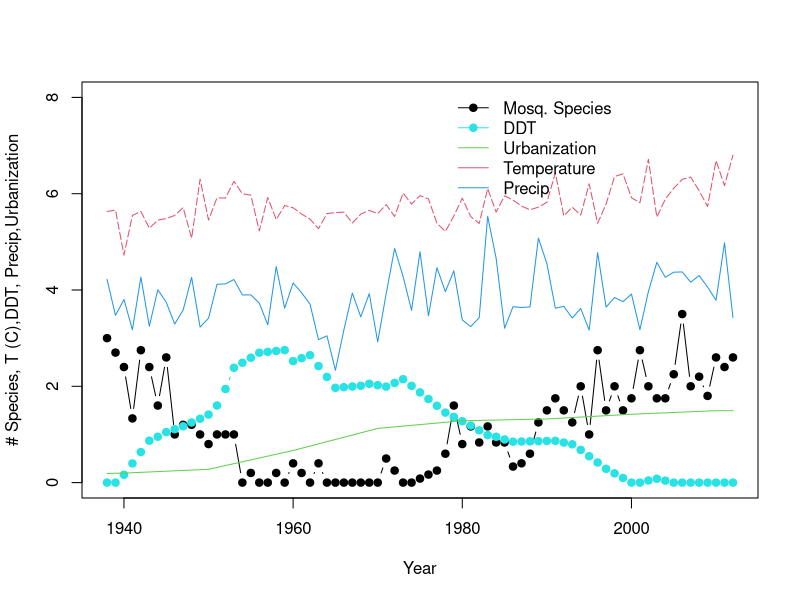
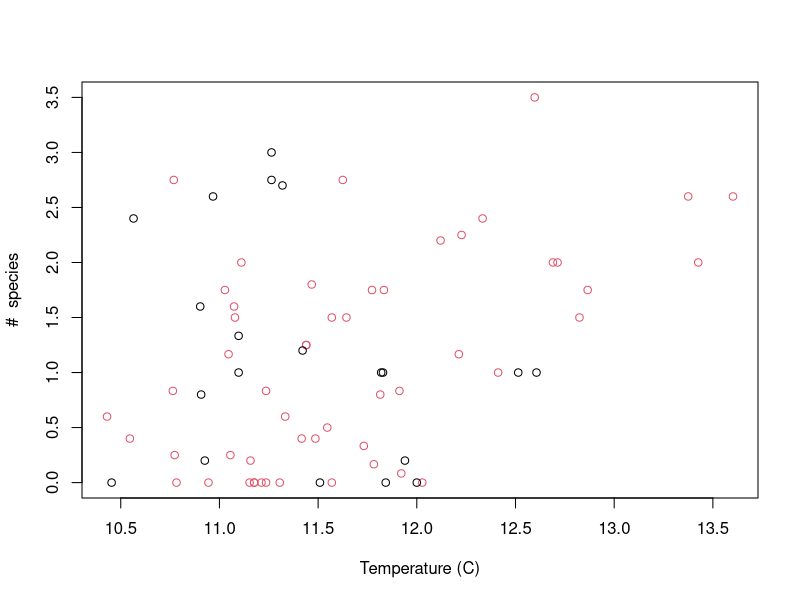
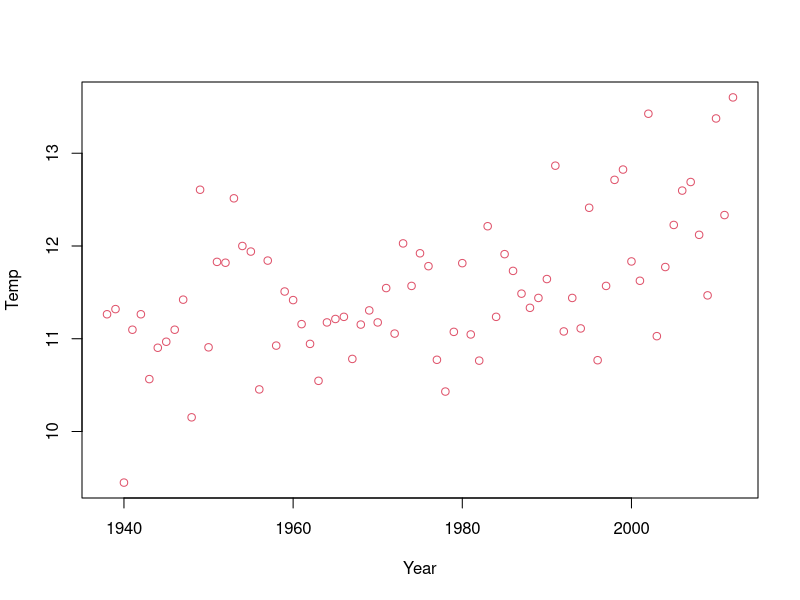
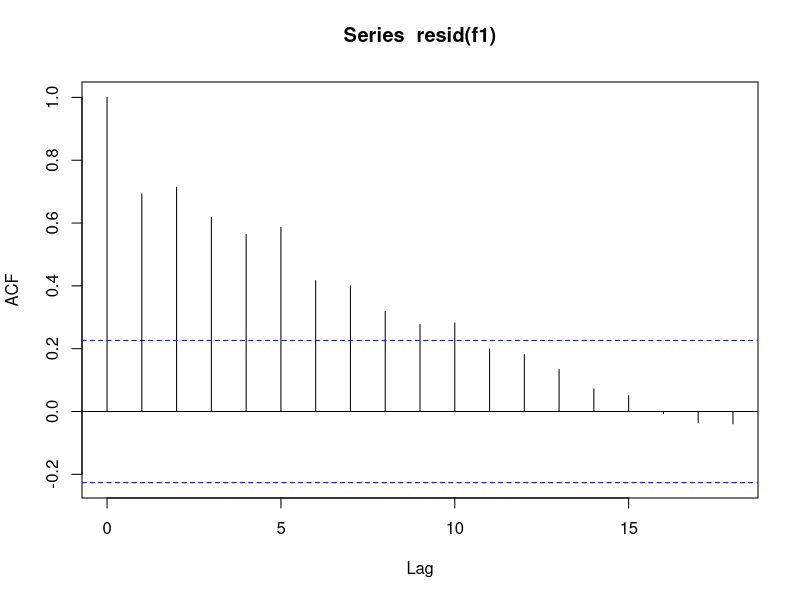
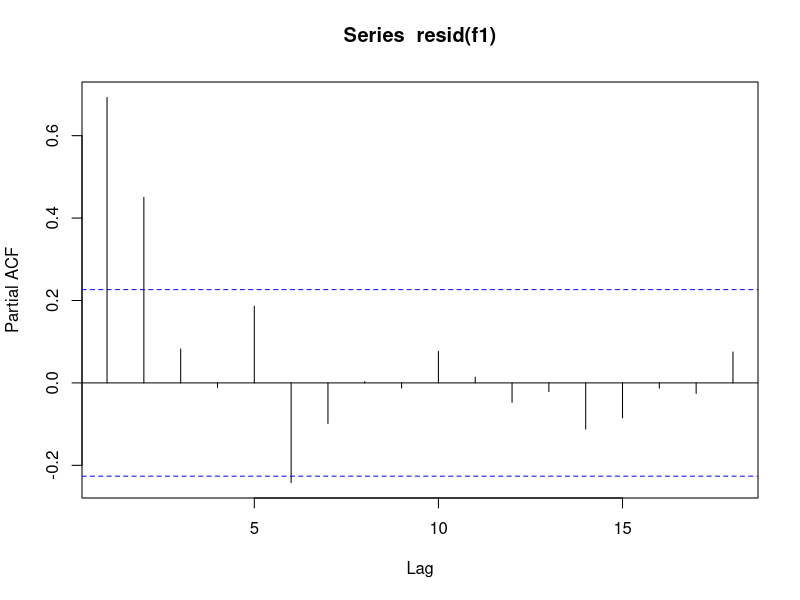
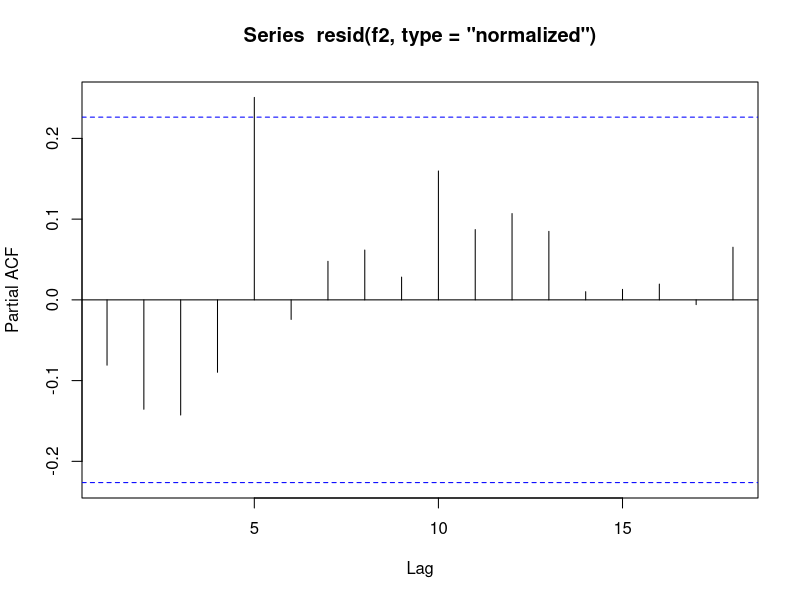
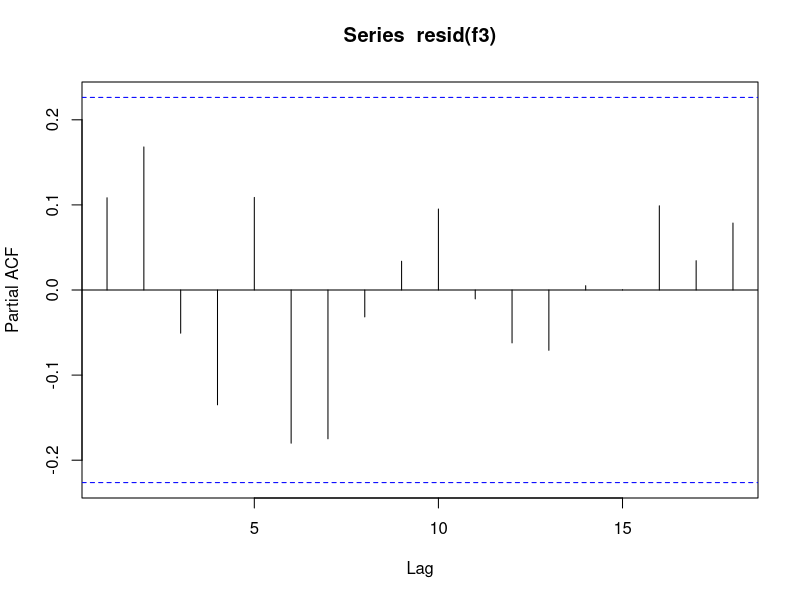
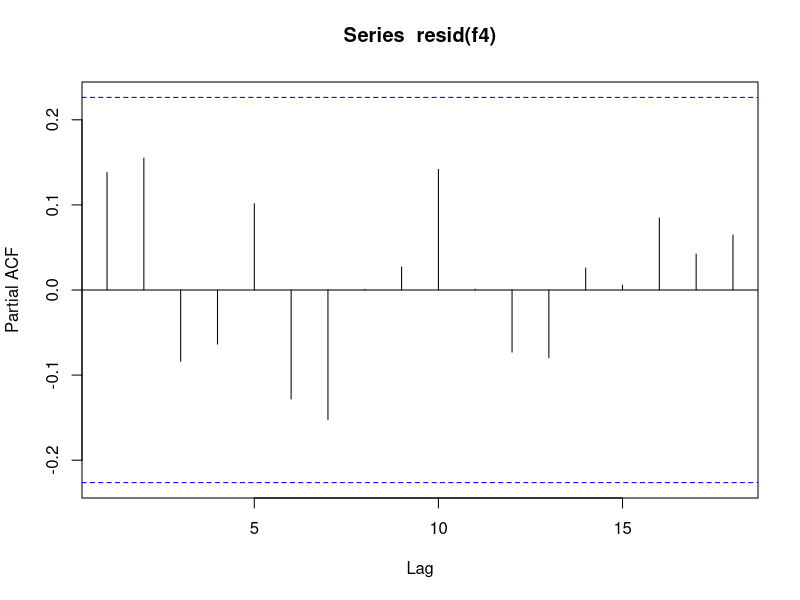

Generate these figures, in order, with R:
#ex_time_series_models

library(nlme)
########TIME-SERIES MODELS########
mos = read.csv("mosqtemp.csv")
head(mos)

#plot all the data overtime
with(mos,matplot(x=Year,y=cbind(SppRichness,DDT,Urban,Temp/2,Precip),ylim=c(0,8),type=c(rep("b",2),rep("l",3)),lty=c(rep(1),5),lwd=c(rep(1,5)),pch=c(rep(19,2),rep(0,3)),col=c(1,13,3,2,4),
                 ylab="# Species, T (C),DDT, Precip,Urbanization")) #plot data
legend(x=1979,y=8.2,c("Mosq. Species", "DDT","Urbanization","Temperature","Precip"),pch=c(rep(19,2),32,32,32),lty=1, lwd=c(rep(1,5)),col=c(1,13,3,2,4),bty="n")

plot(SppRichness~Temp,data=mos,ylab="#  species",xlab="Temperature (C)",subset=(Year>1959),col=2) #plot mosq vs temp for last 50 years of data
points(SppRichness~Temp,data=mos,subset=(Year<1960),col=1)#add older data in black

#but remember
plot(Temp~Year,data=mos,ylab="Temp",xlab="Year",col=2) 
dim(mos)

library(dplyr)
mos = mos %>% 
  arrange(Year)

mos.test = mos %>% 
  arrange(Precip)


f1 = lm(SppRichness ~ Temp, data = mos)
summary(f1)

#autocorrelation plot
acf(resid(f1))
#this says - what is the correlation b/t 1 v2, 1 v 3, 1 v4, etc. 
#we worry about things above the line

#which of the residuals pairs are significantly higher?
pacf(resid(f1))
#this says what is the correlation b/t 1 v 2, 1 v3 (accounting for correlation between 1 & 2), and so on
#we worry about POSITIVE lines that cross the blue

#which of the models are best?
#we can use an AR model

#the syntax of gls is like glm
f1a = gls(SppRichness ~ Temp, data = mos, correlation = corAR1())
summary(f1a)


f1b = gls(SppRichness ~ Temp, data = mos, correlation = corARMA(p=1))
summary(f1b)
#these give identical outputs because we haven't specified q, the moving average part of the model

#but we actually want AR2, because that is when the lag disappear
f2=gls(SppRichness~Temp,data=mos,correlation=corARMA(p=2))
summary(f2)#fit model with AR(2) correlation structure
#at the top it will give us the parameter estimates of the correlation matric structure
pacf(resid(f2, type ="normalized")) #plot of residuals - need "normalized" to show resids that incorporate correlation structure

#an important thing to remember is that we are looking at the correlation of the residuals
#sometimes we can include other variables that will make this correlation disappear
f3 <- lm(SppRichness~Temp+Urban+Precip+DDT,data=mos);summary(f3)# add other variables
pacf(resid(f3))
#with all the other variables, temp is no longer significant, and the autocorrelation isn't bad
f4 <- lm(SppRichness~Urban+Precip+DDT,data=mos);summary(f4)#dropped temp
pacf(resid(f4)) #examine residuals - no longer significant correlation
f4b <- gls(SppRichness~Urban+Precip+DDT,data=mos,correlation=corARMA(p=1));summary(f4b) #fit gls to same model - results nearly identical and AR(1) term very small
pacf(resid(f4b, type ="normalized")) #resids also show no correlation

